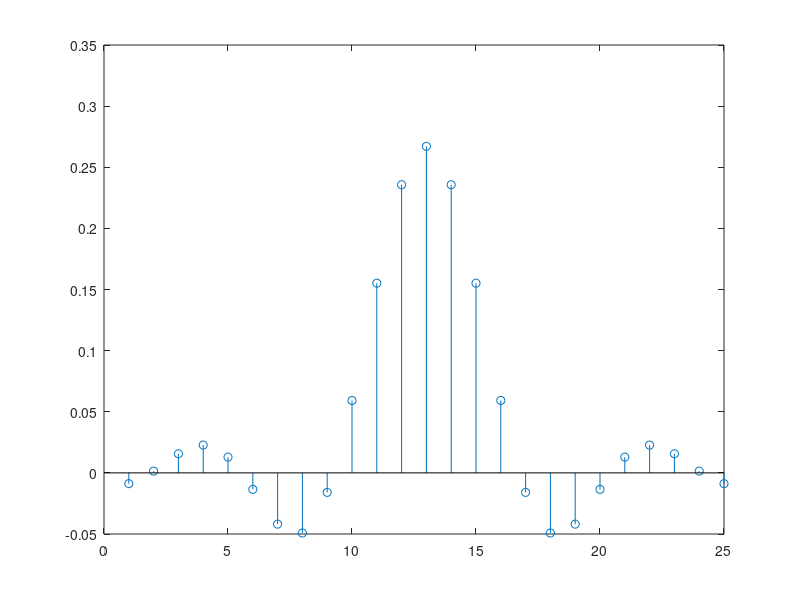
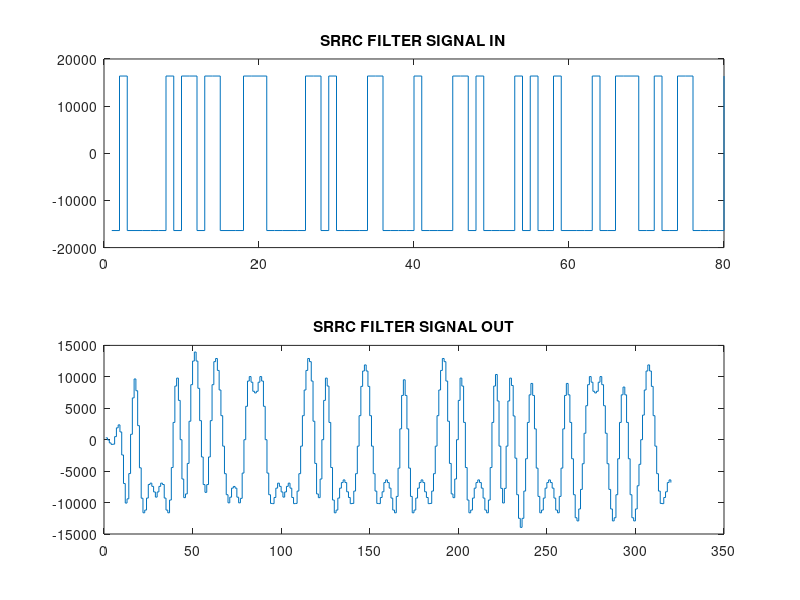

Write the MATLAB code that produced these figures, in order. (Note: this script raises an error after producing the figures.)
% srrc_filter.m
% 2020.9.30
% CRTHu

clc
close all

% use functions in utility folder
addpath(genpath('./utility'))

% test vector
SPECIFY_VEC = ['416C7068610D0A427261766F0D0A436861726C69650D0A44656C74610D0A4563'];
VEC_LEN = 64;

% srrc order=24 wc=0.25 alpha=0.25
COEFFICIENT_VEC = [-0.00881958007812500,0.00143432617187500,0.0156402587890625,0.0227355957031250,0.0129089355468750,-0.0134735107421875,-0.0419311523437500,-0.0491638183593750,-0.0159454345703125,0.0592346191406250,0.155181884765625,0.235687255859375,0.267074584960938,0.235687255859375,0.155181884765625,0.0592346191406250,-0.0159454345703125,-0.0491638183593750,-0.0419311523437500,-0.0134735107421875,0.0129089355468750,0.0227355957031250,0.0156402587890625,0.00143432617187500,-0.00881958007812500];
FILTER_ORDER = 24;
FILTER_DELAY = (FILTER_ORDER + 1)/2;
FILTER_DELAY_ADD_SAMPLES = ceil(FILTER_DELAY/4);

% display length
DISPLAY_ALL = VEC_LEN*4+FILTER_DELAY_ADD_SAMPLES;
%DISPLAY_LEN = DISPLAY_ALL;
DISPLAY_LEN = 80;

%fvtool(COEFFICIENT_VEC);

% h(t)
figure(2);
stem(1:length(COEFFICIENT_VEC),COEFFICIENT_VEC);

% test vector to signal_in
data_in_vec = SPECIFY_VEC;
data_in_bits = de2bi(hex2dec(data_in_vec.'),'left-msb');
signal_in = reshape(double(data_in_bits).',1, VEC_LEN*4);

% normalized
signal_in_n = signal_in.*32767-16384;

% add zeros after signal_in
signal_in_n = [signal_in_n zeros(1,FILTER_DELAY_ADD_SAMPLES)];

% interpolation (L*4)
signal_in_interp = zeros(1,length(signal_in_n)*4);
for i=1:length(signal_in_n)
    signal_in_interp(1+(i-1)*4) = signal_in_n(i);
end

% Filter
signal_out = filter(COEFFICIENT_VEC,1,signal_in_interp);

% Fixed->Signed
signal_out = signal_out.*2;
signal_out = fix(signal_out);

% Display Figures
f=figure(3);
subplot(2,1,1);
stairs(1:DISPLAY_LEN,signal_in_n(1:DISPLAY_LEN));
title('SRRC FILTER SIGNAL IN');
subplot(2,1,2);
stairs(1:DISPLAY_LEN*4,signal_out(1:DISPLAY_LEN*4));
title('SRRC FILTER SIGNAL OUT');

% Update Y Label
OverrideYLabel(f,0);

set(f,'SizeChangedFcn',@OverrideYLabel);

OverrideCursor();

% EOF